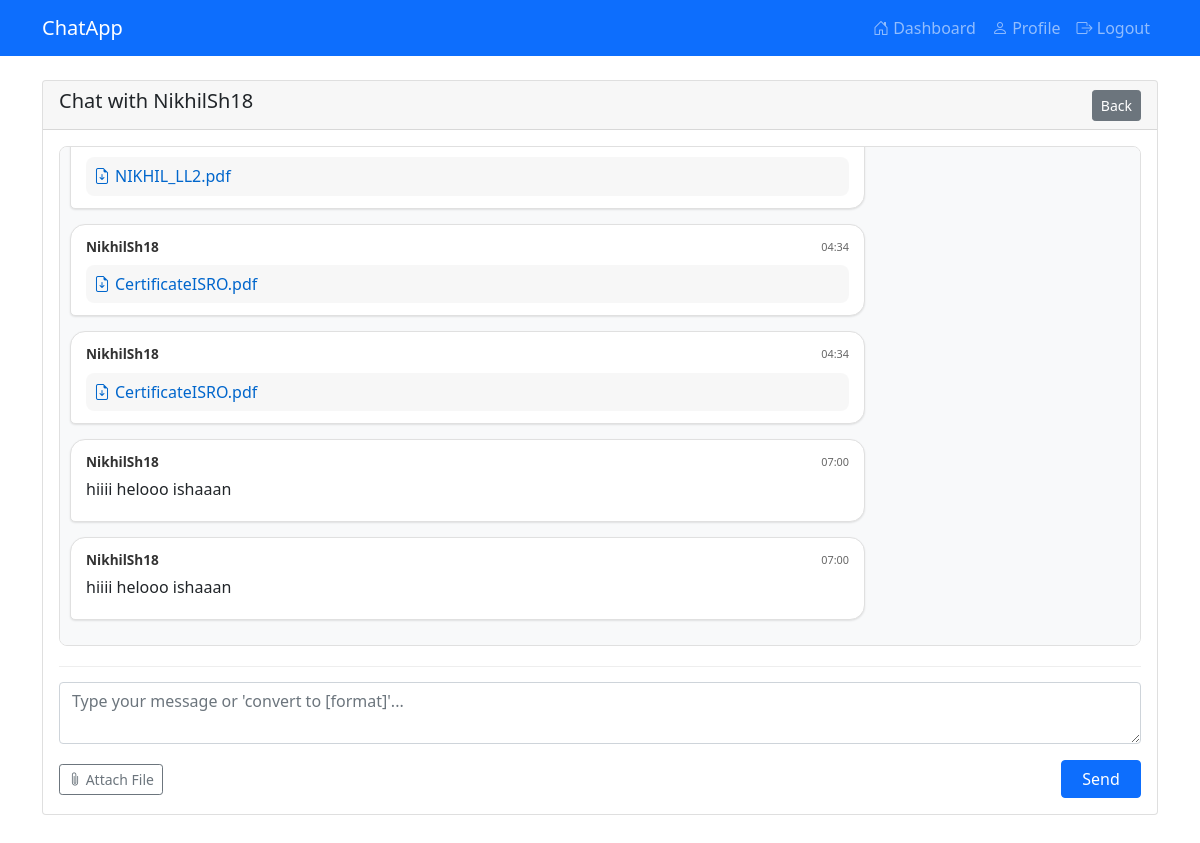
Screenshot of /chat/n@gmail.com (signed in) with the database file from the repository.
### app.py (models this page shows, shortened)
class User(db.Model, UserMixin):
    id = db.Column(db.Integer, primary_key=True)
    username = db.Column(db.String(80), unique=True, nullable=False)
    email = db.Column(db.String(120), unique=True, nullable=False)
    password_hash = db.Column(db.String(128))
    created_at = db.Column(db.DateTime, default=datetime.utcnow)
    @property
    def is_active(self):
        return True

class Message(db.Model):
    id = db.Column(db.Integer, primary_key=True)
    content = db.Column(db.Text)
    timestamp = db.Column(db.DateTime, index=True, default=datetime.utcnow)
    sender_id = db.Column(db.Integer, db.ForeignKey('user.id'))
    recipient_id = db.Column(db.Integer, db.ForeignKey('user.id'))
    file_path = db.Column(db.String(255))
    file_name = db.Column(db.String(255))
    sender = db.relationship('User', foreign_keys=[sender_id], backref='sent_messages')
    recipient = db.relationship('User', foreign_keys=[recipient_id], backref='received_messages')

### app.py (the view, shortened to what this page needs)
@app.route('/chat/<email>', methods=['GET', 'POST'])
@login_required
def chat(email):
    recipient = User.query.filter_by(email=email).first()
    if not recipient:
        flash('User not found', 'error')
        return redirect(url_for('dashboard'))
    messages = Message.query.options(
        joinedload(Message.sender),
        joinedload(Message.recipient)
    ).filter(
        ((Message.sender_id == current_user.id) & (Message.recipient_id == recipient.id)) |
        ((Message.sender_id == recipient.id) & (Message.recipient_id == current_user.id))
    ).order_by(Message.timestamp.asc()).all()
    return render_template('chat.html',
                         recipient=recipient,
                         messages=messages,
                         current_user=current_user)

### app.py (called while the page is built)
@login_manager.user_loader
def load_user(user_id):
    return User.query.get(int(user_id))

### templates/chat.html (shortened to what this page needs)
{% extends "base.html" %}
{% block content %}
<div class="row">
    <div class="col-md-12">
        <div class="card">
            <div class="card-header d-flex justify-content-between align-items-center">
                <h5>Chat with {{ recipient.username }}</h5>
                <a href="{{ url_for('dashboard') }}" class="btn btn-sm btn-secondary">Back</a>
            </div>
            <div class="card-body">
                <div id="chat-container" class="chat-container mb-3">
                    {% for message in messages %}
                        <div class="message {% if message.sender_id == current_user.id %}outgoing{% else %}incoming{% endif %}"
                             data-message-id="{{ message.id }}">
                            <div class="message-header">
                                <strong>{{ message.sender.username }}</strong>
                                <small class="message-time">{{ message.timestamp.strftime('%H:%M') }}</small>
                            </div>
                            <div class="message-body">
                                {% if message.content %}
                                    <div class="message-text">{{ message.content }}</div>
                                {% endif %}
                                {% if message.file_path %}
                                    <div class="file-message">
                                        <a href="{{ url_for('download_file', filename=message.file_name) }}"
                                           class="file-download" download>
                                            <i class="bi bi-file-earmark-arrow-down"></i> {{ message.file_name }}
                                        </a>
                                    </div>
                                {% endif %}
                            </div>
                        </div>
                    {% endfor %}
                </div>
                <form id="chat-form" class="chat-form" enctype="multipart/form-data">
                    <div class="mb-3">
                        <textarea class="form-control" id="message-input" rows="2"
                                  placeholder="Type your message or 'convert to [format]'..."></textarea>
                    </div>
                    <div class="d-flex justify-content-between align-items-center">
                        <div class="file-controls">
                            <button type="button" class="btn btn-sm btn-outline-secondary" id="file-btn">
                                <i class="bi bi-paperclip"></i> Attach File
                            </button>
                        </div>
                        <button type="submit" class="btn btn-primary" id="send-btn">
                            <span class="btn-text">Send</span>
                        </button>
                    </div>
                </form>
            </div>
        </div>
    </div>
</div>
{% endblock %}

### templates/base.html (shortened to what this page needs)
<!DOCTYPE html>
<html lang="en">
<head>
    <link href="https://cdn.jsdelivr.net/npm/bootstrap@5.1.3/dist/css/bootstrap.min.css" rel="stylesheet">
    <link rel="stylesheet" href="https://cdn.jsdelivr.net/npm/bootstrap-icons@1.8.0/font/bootstrap-icons.css">
    <link rel="stylesheet" href="{{ url_for('static', filename='css/style.css') }}">
</head>
<body>
    <nav class="navbar navbar-expand-lg navbar-dark bg-primary">
        <div class="container">
            <a class="navbar-brand" href="{{ url_for('dashboard') }}">ChatApp</a>
            <div class="collapse navbar-collapse" id="navbarNav">
                <ul class="navbar-nav ms-auto">
                    {% if current_user.is_authenticated %}
                        <li class="nav-item">
                            <a class="nav-link" href="{{ url_for('dashboard') }}">
                                <i class="bi bi-house-door"></i> Dashboard
                            </a>
                        </li>
                        <li class="nav-item">
                            <a class="nav-link" href="{{ url_for('profile') }}">
                                <i class="bi bi-person"></i> Profile
                            </a>
                        </li>
                        <li class="nav-item">
                            <a class="nav-link" href="{{ url_for('logout') }}">
                                <i class="bi bi-box-arrow-right"></i> Logout
                            </a>
                        </li>
                    {% endif %}
                </ul>
            </div>
        </div>
    </nav>
    <div class="container mt-4">
        {% block content %}{% endblock %}
    </div>
</body>
</html>

### static/css/style.css (style rules this page uses)
.chat-container { height: 500px; overflow-y: auto; border: 1px solid #e0e0e0; border-radius: 8px; padding: 15px; background-color: #f8f9fa; scroll-behavior: smooth; }
.message { margin-bottom: 15px; padding: 12px 15px; border-radius: 15px; max-width: 75%; word-wrap: break-word; box-shadow: 0 1px 2px rgba(0,0,0,0.1); }
.message.incoming { background-color: #ffffff; margin-right: auto; border-bottom-left-radius: 5px; border: 1px solid #e0e0e0; }
.message-header { display: flex; justify-content: space-between; align-items: center; margin-bottom: 6px; font-size: 0.85em; }
.message-header strong { font-weight: 600; color: #333; }
.message-time { color: #666; font-size: 0.8em; }
.message-body { font-size: 1em; line-height: 1.4; }
.message-text { margin-bottom: 8px; }
.file-message { padding: 8px 10px; background-color: rgba(0,0,0,0.03); border-radius: 8px; margin-top: 8px; }
.file-download { color: #0066cc; text-decoration: none; display: flex; align-items: center; gap: 6px; }
.chat-form { margin-top: 20px; padding-top: 15px; border-top: 1px solid #eee; }
.file-controls { display: flex; align-items: center; gap: 10px; }
#send-btn { position: relative; min-width: 80px; }
.btn-text { display: inline-block; }

### templates/chat.html (style rules this page uses)
.chat-container { height: 500px; overflow-y: auto; padding: 10px; background-color: #f8f9fa; border-radius: 8px; border: 1px solid #e0e0e0; }
.message { margin-bottom: 15px; padding: 12px 15px; border-radius: 15px; max-width: 75%; word-wrap: break-word; box-shadow: 0 1px 2px rgba(0,0,0,0.1); }
.incoming { background-color: #ffffff; margin-right: auto; border-bottom-left-radius: 5px; border: 1px solid #e0e0e0; }
.message-header { display: flex; justify-content: space-between; margin-bottom: 6px; }
.message-time { color: #666; font-size: 0.8em; }
.file-message { padding: 8px; background-color: rgba(0,0,0,0.03); border-radius: 8px; margin-top: 8px; }
.file-download { color: #0066cc; text-decoration: none; display: inline-flex; align-items: center; gap: 5px; }
#send-btn { position: relative; min-width: 80px; }

### rows the page displays
User: username "NikhilSh18"
Message: file_name "NIKHIL_LL2.pdf"
Message: sender.username "NikhilSh18", timestamp "04:34", file_name "CertificateISRO.pdf"
Message: sender.username "NikhilSh18", timestamp "04:34", file_name "CertificateISRO.pdf"
Message: sender.username "NikhilSh18", timestamp "07:00", content "hiiii helooo ishaaan"
Message: sender.username "NikhilSh18", timestamp "07:00", content "hiiii helooo ishaaan"
